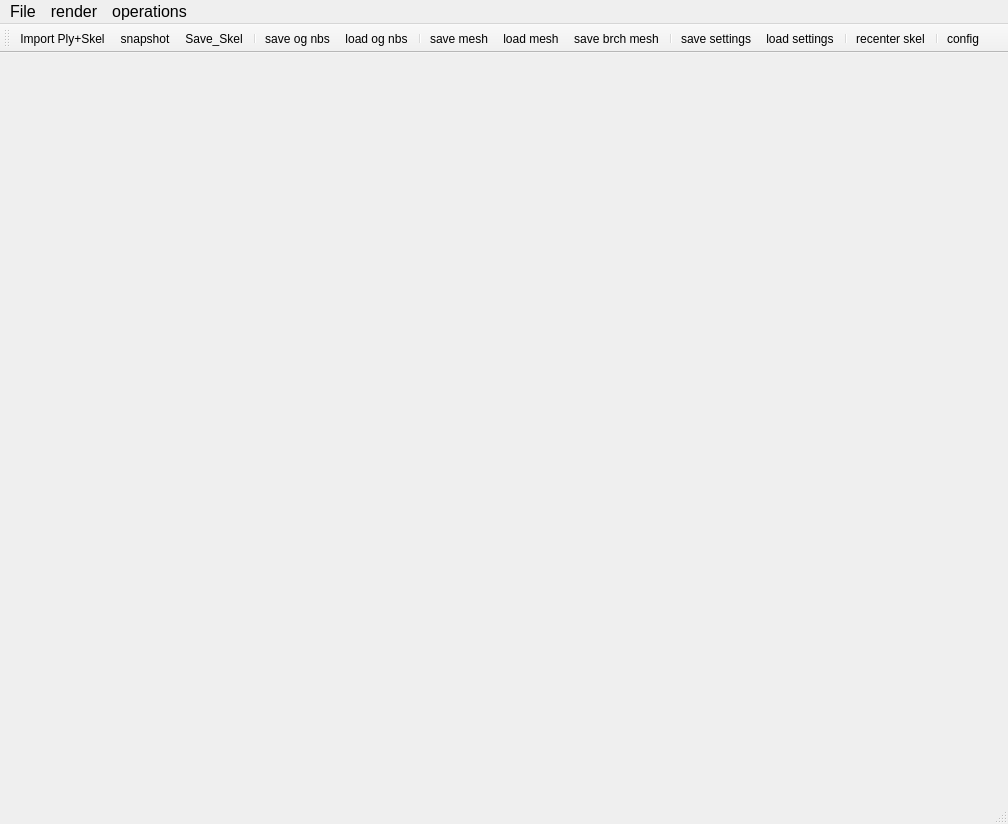
<?xml version="1.0" encoding="UTF-8"?>
<ui version="4.0">
 <class>mainwindowClass</class>
 <widget class="QMainWindow" name="mainwindowClass">
  <property name="geometry">
   <rect>
    <x>0</x>
    <y>0</y>
    <width>1008</width>
    <height>824</height>
   </rect>
  </property>
  <property name="minimumSize">
   <size>
    <width>55</width>
    <height>55</height>
   </size>
  </property>
  <property name="sizeIncrement">
   <size>
    <width>5</width>
    <height>5</height>
   </size>
  </property>
  <property name="baseSize">
   <size>
    <width>1</width>
    <height>1</height>
   </size>
  </property>
  <property name="acceptDrops">
   <bool>true</bool>
  </property>
  <property name="windowTitle">
   <string>Morfit</string>
  </property>
  <property name="windowIcon">
   <iconset>
    <normaloff>Icons/morfit.png</normaloff>Icons/morfit.png</iconset>
  </property>
  <property name="iconSize">
   <size>
    <width>36</width>
    <height>36</height>
   </size>
  </property>
  <property name="documentMode">
   <bool>false</bool>
  </property>
  <property name="tabShape">
   <enum>QTabWidget::Rounded</enum>
  </property>
  <widget class="QWidget" name="centralWidget"/>
  <widget class="QMenuBar" name="menuBar">
   <property name="geometry">
    <rect>
     <x>0</x>
     <y>0</y>
     <width>1008</width>
     <height>27</height>
    </rect>
   </property>
   <property name="font">
    <font>
     <pointsize>12</pointsize>
    </font>
   </property>
   <widget class="QMenu" name="menuFile">
    <property name="title">
     <string>File</string>
    </property>
    <addaction name="actionImport_Ply"/>
    <addaction name="actionSave_Skel"/>
   </widget>
   <widget class="QMenu" name="menuRender">
    <property name="title">
     <string>render</string>
    </property>
    <addaction name="actionShow_cutRadii"/>
    <addaction name="actionShow_trajectory_2"/>
    <addaction name="actionShow_seedProfile"/>
    <addaction name="actionShow_skeleton"/>
    <addaction name="actionShow_mesh"/>
    <addaction name="actionShow_resultProfile"/>
    <addaction name="actionShow_skeletonConfidence"/>
    <addaction name="actionShow_profileConfidence"/>
    <addaction name="actionShow_cullFace"/>
    <addaction name="actionShow_meshVertOnly"/>
    <addaction name="actionShow_settings"/>
   </widget>
   <widget class="QMenu" name="menuOperations">
    <property name="title">
     <string>operations</string>
    </property>
    <addaction name="actionEditMode"/>
    <addaction name="actionUndo"/>
    <addaction name="actionRedo"/>
   </widget>
   <addaction name="menuFile"/>
   <addaction name="menuRender"/>
   <addaction name="menuOperations"/>
  </widget>
  <widget class="QToolBar" name="mainToolBar">
   <property name="baseSize">
    <size>
     <width>11</width>
     <height>11</height>
    </size>
   </property>
   <property name="toolButtonStyle">
    <enum>Qt::ToolButtonIconOnly</enum>
   </property>
   <attribute name="toolBarArea">
    <enum>TopToolBarArea</enum>
   </attribute>
   <attribute name="toolBarBreak">
    <bool>false</bool>
   </attribute>
   <addaction name="actionImport_Ply"/>
   <addaction name="actionSnapShot_2"/>
   <addaction name="actionSave_Skel"/>
   <addaction name="separator"/>
   <addaction name="actionSave_og_nbs"/>
   <addaction name="actionLoad_og_nbs"/>
   <addaction name="separator"/>
   <addaction name="actionSave_mesh"/>
   <addaction name="actionLoad_mesh"/>
   <addaction name="actionSave_brch_mesh"/>
   <addaction name="separator"/>
   <addaction name="actionSave_settings"/>
   <addaction name="actionLoad_settings"/>
   <addaction name="separator"/>
   <addaction name="actionRecenter"/>
   <addaction name="separator"/>
   <addaction name="actionConfig"/>
  </widget>
  <widget class="QStatusBar" name="statusBar">
   <property name="font">
    <font>
     <pointsize>16</pointsize>
    </font>
   </property>
  </widget>
  <action name="actionImport_Ply">
   <property name="icon">
    <iconset resource="mainwindow.qrc">
     <normaloff>:/mainwindow/Icons/open.png</normaloff>:/mainwindow/Icons/open.png</iconset>
   </property>
   <property name="text">
    <string>Import Ply+Skel</string>
   </property>
   <property name="shortcut">
    <string>Ctrl+O</string>
   </property>
   <property name="shortcutContext">
    <enum>Qt::WidgetShortcut</enum>
   </property>
   <property name="menuRole">
    <enum>QAction::TextHeuristicRole</enum>
   </property>
  </action>
  <action name="actionSave_Ply">
   <property name="icon">
    <iconset resource="mainwindow.qrc">
     <normaloff>:/mainwindow/Icons/save.png</normaloff>:/mainwindow/Icons/save.png</iconset>
   </property>
   <property name="text">
    <string>Save Ply</string>
   </property>
   <property name="shortcut">
    <string>Ctrl+S</string>
   </property>
  </action>
  <action name="actionShow_Samples">
   <property name="checkable">
    <bool>true</bool>
   </property>
   <property name="text">
    <string>Show Samples</string>
   </property>
  </action>
  <action name="actionShow_Original">
   <property name="checkable">
    <bool>true</bool>
   </property>
   <property name="text">
    <string>Show Original Points</string>
   </property>
  </action>
  <action name="actionShow_Neighborhood_Ball">
   <property name="checkable">
    <bool>true</bool>
   </property>
   <property name="text">
    <string>Show Radius</string>
   </property>
   <property name="shortcut">
    <string>Alt+R</string>
   </property>
  </action>
  <action name="actionCull_Points">
   <property name="checkable">
    <bool>true</bool>
   </property>
   <property name="text">
    <string>Cull Points</string>
   </property>
   <property name="shortcut">
    <string>Ctrl+T</string>
   </property>
  </action>
  <action name="actionSample_Color">
   <property name="text">
    <string>Sample Color</string>
   </property>
  </action>
  <action name="actionOriginal_Color">
   <property name="text">
    <string>Original Color</string>
   </property>
  </action>
  <action name="actionBackground_Color">
   <property name="text">
    <string>Background Color</string>
   </property>
  </action>
  <action name="actionAmbient_Color">
   <property name="text">
    <string>Ambient Color</string>
   </property>
  </action>
  <action name="actionDiffuse_Color">
   <property name="text">
    <string>Diffuse Color</string>
   </property>
  </action>
  <action name="actionSpecular_Color">
   <property name="text">
    <string>Specular Color</string>
   </property>
  </action>
  <action name="actionLight_On_Off">
   <property name="checkable">
    <bool>true</bool>
   </property>
   <property name="icon">
    <iconset resource="mainwindow.qrc">
     <normaloff>:/mainwindow/Icons/lighton.png</normaloff>:/mainwindow/Icons/lighton.png</iconset>
   </property>
   <property name="text">
    <string>Light On/Off</string>
   </property>
  </action>
  <action name="actionInitial_Sampling">
   <property name="text">
    <string>Initial Sampling</string>
   </property>
  </action>
  <action name="actionNormalize">
   <property name="text">
    <string>Normalize</string>
   </property>
  </action>
  <action name="actionDownSample">
   <property name="text">
    <string>DownSample</string>
   </property>
  </action>
  <action name="actionSubSample">
   <property name="text">
    <string>SubSample</string>
   </property>
  </action>
  <action name="actionSnapShot">
   <property name="icon">
    <iconset resource="mainwindow.qrc">
     <normaloff>:/mainwindow/Icons/125.png</normaloff>:/mainwindow/Icons/125.png</iconset>
   </property>
   <property name="text">
    <string>ScreenShot</string>
   </property>
   <property name="shortcut">
    <string>Ctrl+P</string>
   </property>
  </action>
  <action name="actionShow_Normals">
   <property name="checkable">
    <bool>true</bool>
   </property>
   <property name="text">
    <string>Show Normals</string>
   </property>
   <property name="shortcut">
    <string>Ctrl+N, Ctrl+C</string>
   </property>
  </action>
  <action name="actionFeature_Color">
   <property name="text">
    <string>Feature Color</string>
   </property>
  </action>
  <action name="actionNormal_Color">
   <property name="text">
    <string>Normal Color</string>
   </property>
  </action>
  <action name="actionWLOP_2">
   <property name="text">
    <string>Skeletonization</string>
   </property>
  </action>
  <action name="actionRun_Wlop">
   <property name="text">
    <string>Run WLOP</string>
   </property>
  </action>
  <action name="actionWLOP_Setting">
   <property name="text">
    <string>WLOP Setting</string>
   </property>
  </action>
  <action name="actionRun_PCA">
   <property name="text">
    <string>Run PCA</string>
   </property>
  </action>
  <action name="actionNormal_Setting">
   <property name="text">
    <string>Normal Setting</string>
   </property>
  </action>
  <action name="actionReorientate">
   <property name="text">
    <string>Reorientate</string>
   </property>
  </action>
  <action name="actionQuad">
   <property name="text">
    <string>Quad</string>
   </property>
  </action>
  <action name="actionDot">
   <property name="text">
    <string>Dot</string>
   </property>
  </action>
  <action name="actionCircle">
   <property name="text">
    <string>Circle</string>
   </property>
  </action>
  <action name="actionQuad_2">
   <property name="text">
    <string>Quad</string>
   </property>
  </action>
  <action name="actionDot_2">
   <property name="text">
    <string>Dot</string>
   </property>
  </action>
  <action name="actionCircle_2">
   <property name="text">
    <string>Circle</string>
   </property>
  </action>
  <action name="actionInitial_Sampling_2">
   <property name="text">
    <string>Initialization</string>
   </property>
  </action>
  <action name="actionAuto_Play">
   <property name="text">
    <string>Auto Play</string>
   </property>
  </action>
  <action name="actionStop">
   <property name="text">
    <string>Stop</string>
   </property>
  </action>
  <action name="actionStep">
   <property name="text">
    <string>Step</string>
   </property>
  </action>
  <action name="actionJump">
   <property name="text">
    <string>Jump</string>
   </property>
  </action>
  <action name="actionSkeleton_Setting">
   <property name="text">
    <string>Skeleton Setting</string>
   </property>
  </action>
  <action name="actionUpsample_Setting">
   <property name="text">
    <string>Upsample Setting</string>
   </property>
  </action>
  <action name="actionClear_Data">
   <property name="text">
    <string>Clear data</string>
   </property>
  </action>
  <action name="actionFff">
   <property name="text">
    <string>fff</string>
   </property>
  </action>
  <action name="actionShow_Normal_diff">
   <property name="checkable">
    <bool>true</bool>
   </property>
   <property name="text">
    <string>Show Normal diff</string>
   </property>
  </action>
  <action name="actionShow_Vectors">
   <property name="checkable">
    <bool>true</bool>
   </property>
   <property name="text">
    <string>Show Vectors</string>
   </property>
  </action>
  <action name="actionShow_Tangent">
   <property name="checkable">
    <bool>true</bool>
   </property>
   <property name="text">
    <string>Show Tangent</string>
   </property>
  </action>
  <action name="actionLasso">
   <property name="checkable">
    <bool>true</bool>
   </property>
   <property name="checked">
    <bool>false</bool>
   </property>
   <property name="enabled">
    <bool>false</bool>
   </property>
   <property name="icon">
    <iconset>
     <normaloff>Icons/lasso.png</normaloff>Icons/lasso.png</iconset>
   </property>
   <property name="text">
    <string>lasso</string>
   </property>
   <property name="shortcut">
    <string>L</string>
   </property>
  </action>
  <action name="actionSnap">
   <property name="checkable">
    <bool>false</bool>
   </property>
   <property name="enabled">
    <bool>false</bool>
   </property>
   <property name="icon">
    <iconset>
     <normaloff>Icons/SnapIcon1.png</normaloff>Icons/SnapIcon1.png</iconset>
   </property>
   <property name="text">
    <string>snap</string>
   </property>
   <property name="shortcut">
    <string>S</string>
   </property>
  </action>
  <action name="actionCut">
   <property name="icon">
    <iconset>
     <normaloff>Icons/cut.png</normaloff>Icons/cut.png</iconset>
   </property>
   <property name="text">
    <string>Cut</string>
   </property>
   <property name="shortcut">
    <string>Ctrl+X</string>
   </property>
   <property name="shortcutContext">
    <enum>Qt::WindowShortcut</enum>
   </property>
  </action>
  <action name="actionCopy">
   <property name="icon">
    <iconset>
     <normaloff>Icons/copy.png</normaloff>Icons/copy.png</iconset>
   </property>
   <property name="text">
    <string>Copy</string>
   </property>
   <property name="shortcut">
    <string>Ctrl+C</string>
   </property>
  </action>
  <action name="actionPaste">
   <property name="icon">
    <iconset>
     <normaloff>Icons/paste.png</normaloff>Icons/paste.png</iconset>
   </property>
   <property name="text">
    <string>Paste</string>
   </property>
   <property name="shortcut">
    <string>Ctrl+V</string>
   </property>
  </action>
  <action name="actionRender_sample_as_disk">
   <property name="checkable">
    <bool>true</bool>
   </property>
   <property name="text">
    <string>Render Sample Disks</string>
   </property>
  </action>
  <action name="actionRender_Sample_Points">
   <property name="text">
    <string>Render Sample Points</string>
   </property>
  </action>
  <action name="actionShow_cutRadii">
   <property name="checkable">
    <bool>true</bool>
   </property>
   <property name="text">
    <string>show cutRadii</string>
   </property>
  </action>
  <action name="actionOutputProfilesAsImage">
   <property name="checkable">
    <bool>false</bool>
   </property>
   <property name="text">
    <string>outputProfilesAsImage</string>
   </property>
  </action>
  <action name="actionSolve_transfomr">
   <property name="checkable">
    <bool>false</bool>
   </property>
   <property name="text">
    <string>solve transform</string>
   </property>
  </action>
  <action name="actionShow_Samples_2">
   <property name="checkable">
    <bool>true</bool>
   </property>
   <property name="checked">
    <bool>true</bool>
   </property>
   <property name="text">
    <string>show reconstruction</string>
   </property>
  </action>
  <action name="actionShow_Original_2">
   <property name="checkable">
    <bool>true</bool>
   </property>
   <property name="checked">
    <bool>true</bool>
   </property>
   <property name="text">
    <string>show original</string>
   </property>
  </action>
  <action name="actionEditMode">
   <property name="checkable">
    <bool>true</bool>
   </property>
   <property name="text">
    <string>EditSkel</string>
   </property>
   <property name="shortcut">
    <string>E</string>
   </property>
   <property name="shortcutContext">
    <enum>Qt::ApplicationShortcut</enum>
   </property>
  </action>
  <action name="actionSave_Skel">
   <property name="icon">
    <iconset>
     <normaloff>Icons/skel.png</normaloff>Icons/skel.png</iconset>
   </property>
   <property name="text">
    <string>Save_Skel</string>
   </property>
  </action>
  <action name="actionUndo">
   <property name="text">
    <string>Undo</string>
   </property>
   <property name="shortcut">
    <string>Ctrl+Z</string>
   </property>
   <property name="shortcutContext">
    <enum>Qt::ApplicationShortcut</enum>
   </property>
  </action>
  <action name="actionRedo">
   <property name="text">
    <string>Redo</string>
   </property>
   <property name="shortcut">
    <string>Ctrl+Y</string>
   </property>
   <property name="shortcutContext">
    <enum>Qt::ApplicationShortcut</enum>
   </property>
  </action>
  <action name="actionEditProfile">
   <property name="checkable">
    <bool>true</bool>
   </property>
   <property name="text">
    <string>EditProfile</string>
   </property>
   <property name="shortcutContext">
    <enum>Qt::ApplicationShortcut</enum>
   </property>
  </action>
  <action name="actionShowCv">
   <property name="checkable">
    <bool>true</bool>
   </property>
   <property name="text">
    <string>showCv</string>
   </property>
   <property name="shortcutContext">
    <enum>Qt::ApplicationShortcut</enum>
   </property>
  </action>
  <action name="actionSegment">
   <property name="checkable">
    <bool>true</bool>
   </property>
   <property name="text">
    <string>segment</string>
   </property>
   <property name="iconText">
    <string>segmentBranch</string>
   </property>
  </action>
  <action name="actionInitSegment">
   <property name="text">
    <string>initSegment</string>
   </property>
  </action>
  <action name="actionRecenter">
   <property name="text">
    <string>recenter skel</string>
   </property>
  </action>
  <action name="actionShow3dtemplates">
   <property name="checkable">
    <bool>true</bool>
   </property>
   <property name="text">
    <string>show3dtemplates</string>
   </property>
  </action>
  <action name="actionGet3dTemplates">
   <property name="text">
    <string>get3dTemplates</string>
   </property>
  </action>
  <action name="actionGet3dJoints">
   <property name="text">
    <string>get3dJoints</string>
   </property>
  </action>
  <action name="actionShow3dJoints">
   <property name="checkable">
    <bool>true</bool>
   </property>
   <property name="checked">
    <bool>true</bool>
   </property>
   <property name="text">
    <string>show3dJoints</string>
   </property>
  </action>
  <action name="actionSnapTips">
   <property name="text">
    <string>snapTips</string>
   </property>
  </action>
  <action name="actionUpdateSurface">
   <property name="text">
    <string>update surface</string>
   </property>
  </action>
  <action name="actionShow_trajectory">
   <property name="checkable">
    <bool>true</bool>
   </property>
   <property name="text">
    <string>show trajectory</string>
   </property>
  </action>
  <action name="actionSave_og_nbs">
   <property name="text">
    <string>save og nbs</string>
   </property>
  </action>
  <action name="actionLoad_og_nbs">
   <property name="text">
    <string>load og nbs</string>
   </property>
   <property name="shortcut">
    <string>[</string>
   </property>
  </action>
  <action name="actionSave_mesh">
   <property name="text">
    <string>save mesh</string>
   </property>
  </action>
  <action name="actionLoad_mesh">
   <property name="text">
    <string>load mesh</string>
   </property>
  </action>
  <action name="actionSave_brch_mesh">
   <property name="text">
    <string>save brch mesh</string>
   </property>
  </action>
  <action name="actionSave_settings">
   <property name="text">
    <string>save settings</string>
   </property>
  </action>
  <action name="actionLoad_settings">
   <property name="text">
    <string>load settings</string>
   </property>
   <property name="shortcut">
    <string>]</string>
   </property>
  </action>
  <action name="actionVideoMode">
   <property name="checkable">
    <bool>true</bool>
   </property>
   <property name="text">
    <string>videoMode</string>
   </property>
  </action>
  <action name="actionCameraRotate">
   <property name="checkable">
    <bool>true</bool>
   </property>
   <property name="text">
    <string>cameraRotate</string>
   </property>
   <property name="shortcut">
    <string>Ctrl+R</string>
   </property>
  </action>
  <action name="actionSnapShot_2">
   <property name="icon">
    <iconset resource="mainwindow.qrc">
     <normaloff>:/mainwindow/Icons/125.png</normaloff>:/mainwindow/Icons/125.png</iconset>
   </property>
   <property name="text">
    <string>snapshot</string>
   </property>
  </action>
  <action name="actionSweepingAnimation">
   <property name="checkable">
    <bool>true</bool>
   </property>
   <property name="text">
    <string>sweepingAnimation</string>
   </property>
  </action>
  <action name="actionShow_skeletonConfidence">
   <property name="checkable">
    <bool>true</bool>
   </property>
   <property name="checked">
    <bool>false</bool>
   </property>
   <property name="text">
    <string>show skeletonConfidence</string>
   </property>
   <property name="shortcut">
    <string>6</string>
   </property>
  </action>
  <action name="actionShow_profileConfidence">
   <property name="checkable">
    <bool>true</bool>
   </property>
   <property name="checked">
    <bool>false</bool>
   </property>
   <property name="text">
    <string>show profileConfidence</string>
   </property>
   <property name="shortcut">
    <string>7</string>
   </property>
  </action>
  <action name="actionShow_cullFace">
   <property name="checkable">
    <bool>true</bool>
   </property>
   <property name="checked">
    <bool>false</bool>
   </property>
   <property name="text">
    <string>cullFace</string>
   </property>
   <property name="shortcut">
    <string>8</string>
   </property>
  </action>
  <action name="actionShow_meshVertOnly">
   <property name="checkable">
    <bool>true</bool>
   </property>
   <property name="checked">
    <bool>false</bool>
   </property>
   <property name="text">
    <string>show meshVertOnly</string>
   </property>
   <property name="shortcut">
    <string>9</string>
   </property>
  </action>
  <action name="actionShow_settings">
   <property name="checkable">
    <bool>true</bool>
   </property>
   <property name="checked">
    <bool>false</bool>
   </property>
   <property name="text">
    <string>show settings</string>
   </property>
   <property name="shortcut">
    <string>0</string>
   </property>
  </action>
  <action name="actionShow_trajectory_2">
   <property name="checkable">
    <bool>true</bool>
   </property>
   <property name="checked">
    <bool>true</bool>
   </property>
   <property name="text">
    <string>show trajectory</string>
   </property>
   <property name="shortcut">
    <string>1</string>
   </property>
  </action>
  <action name="actionShow_seedProfile">
   <property name="checkable">
    <bool>true</bool>
   </property>
   <property name="checked">
    <bool>true</bool>
   </property>
   <property name="text">
    <string>show seedProfile</string>
   </property>
   <property name="shortcut">
    <string>2</string>
   </property>
  </action>
  <action name="actionShow_skeleton">
   <property name="checkable">
    <bool>true</bool>
   </property>
   <property name="checked">
    <bool>true</bool>
   </property>
   <property name="text">
    <string>show skeleton</string>
   </property>
   <property name="shortcut">
    <string>3</string>
   </property>
  </action>
  <action name="actionShow_mesh">
   <property name="checkable">
    <bool>true</bool>
   </property>
   <property name="checked">
    <bool>true</bool>
   </property>
   <property name="text">
    <string>show mesh</string>
   </property>
   <property name="shortcut">
    <string>4</string>
   </property>
  </action>
  <action name="actionShow_resultProfile">
   <property name="checkable">
    <bool>true</bool>
   </property>
   <property name="checked">
    <bool>false</bool>
   </property>
   <property name="text">
    <string>show resultProfile</string>
   </property>
   <property name="shortcut">
    <string>5</string>
   </property>
  </action>
  <action name="actionConfig">
   <property name="checkable">
    <bool>true</bool>
   </property>
   <property name="icon">
    <iconset>
     <normaloff>Icons/Parameters-512.png</normaloff>Icons/Parameters-512.png</iconset>
   </property>
   <property name="text">
    <string>config</string>
   </property>
  </action>
  <action name="actionShow_trajectory_3">
   <property name="checkable">
    <bool>true</bool>
   </property>
   <property name="icon">
    <iconset resource="mainwindow.qrc">
     <normaloff>:/mainwindow/Icons/gowalla_128x128-32.png</normaloff>:/mainwindow/Icons/gowalla_128x128-32.png</iconset>
   </property>
   <property name="text">
    <string>show trajectory</string>
   </property>
  </action>
  <action name="actionShow_seedProfile_2">
   <property name="checkable">
    <bool>true</bool>
   </property>
   <property name="icon">
    <iconset resource="mainwindow.qrc">
     <normaloff>:/mainwindow/Icons/select_face.png</normaloff>:/mainwindow/Icons/select_face.png</iconset>
   </property>
   <property name="text">
    <string>show seedProfile</string>
   </property>
  </action>
  <action name="actionShow_skeleton_2">
   <property name="checkable">
    <bool>true</bool>
   </property>
   <property name="icon">
    <iconset resource="mainwindow.qrc">
     <normaloff>:/mainwindow/Icons/heyzap_128x128-32.png</normaloff>:/mainwindow/Icons/heyzap_128x128-32.png</iconset>
   </property>
   <property name="text">
    <string>show skeleton</string>
   </property>
  </action>
  <action name="actionShow_mesh_2">
   <property name="checkable">
    <bool>true</bool>
   </property>
   <property name="checked">
    <bool>false</bool>
   </property>
   <property name="icon">
    <iconset resource="mainwindow.qrc">
     <normaloff>:/mainwindow/Icons/edgecollapse.png</normaloff>:/mainwindow/Icons/edgecollapse.png</iconset>
   </property>
   <property name="text">
    <string>show mesh</string>
   </property>
  </action>
  <action name="actionShow_resultProfile_2">
   <property name="checkable">
    <bool>true</bool>
   </property>
   <property name="icon">
    <iconset resource="mainwindow.qrc">
     <normaloff>:/mainwindow/Icons/color_red_ggr.png</normaloff>:/mainwindow/Icons/color_red_ggr.png</iconset>
   </property>
   <property name="text">
    <string>show resultProfile</string>
   </property>
  </action>
  <action name="actionShow_skeletonConfidence_2">
   <property name="checkable">
    <bool>true</bool>
   </property>
   <property name="icon">
    <iconset resource="mainwindow.qrc">
     <normaloff>:/mainwindow/Icons/selected.png</normaloff>:/mainwindow/Icons/selected.png</iconset>
   </property>
   <property name="text">
    <string>show skeletonConfidence</string>
   </property>
  </action>
  <action name="actionShow_profileConfidence_2">
   <property name="checkable">
    <bool>true</bool>
   </property>
   <property name="icon">
    <iconset resource="mainwindow.qrc">
     <normaloff>:/mainwindow/Icons/smooth.png</normaloff>:/mainwindow/Icons/smooth.png</iconset>
   </property>
   <property name="text">
    <string>show profileConfidence</string>
   </property>
  </action>
  <action name="actionShow_cullFace_2">
   <property name="checkable">
    <bool>true</bool>
   </property>
   <property name="icon">
    <iconset resource="mainwindow.qrc">
     <normaloff>:/mainwindow/Icons/triangle.png</normaloff>:/mainwindow/Icons/triangle.png</iconset>
   </property>
   <property name="text">
    <string>show cullFace</string>
   </property>
  </action>
  <action name="actionShow_meshVertOnly_2">
   <property name="checkable">
    <bool>true</bool>
   </property>
   <property name="icon">
    <iconset resource="mainwindow.qrc">
     <normaloff>:/mainwindow/Icons/edgesplit.png</normaloff>:/mainwindow/Icons/edgesplit.png</iconset>
   </property>
   <property name="text">
    <string>show meshVertOnly</string>
   </property>
  </action>
  <action name="actionShow_settings_2">
   <property name="checkable">
    <bool>true</bool>
   </property>
   <property name="icon">
    <iconset resource="mainwindow.qrc">
     <normaloff>:/mainwindow/Icons/settings_128x128-32.png</normaloff>:/mainwindow/Icons/settings_128x128-32.png</iconset>
   </property>
   <property name="text">
    <string>show settings</string>
   </property>
  </action>
  <action name="actionShow_cutRadii_2">
   <property name="icon">
    <iconset resource="mainwindow.qrc">
     <normaloff>:/mainwindow/Icons/vertex.png</normaloff>:/mainwindow/Icons/vertex.png</iconset>
   </property>
   <property name="text">
    <string>show cutRadii</string>
   </property>
  </action>
 </widget>
 <layoutdefault spacing="6" margin="11"/>
 <resources>
  <include location="mainwindow.qrc"/>
 </resources>
 <connections/>
</ui>
